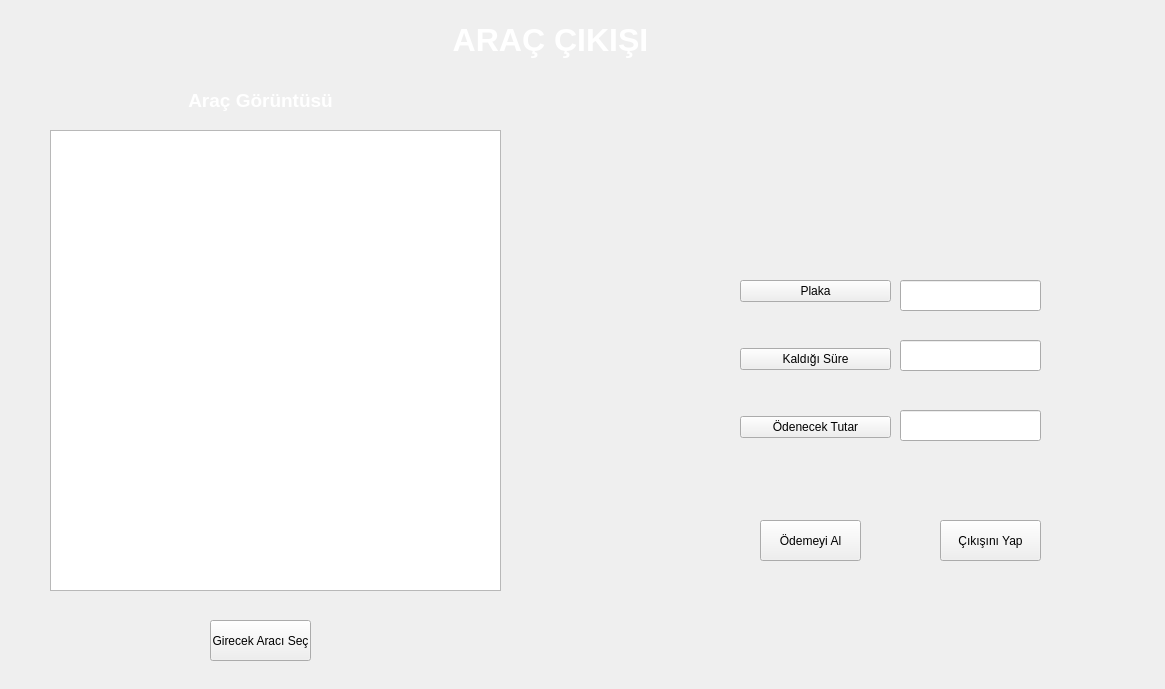
<?xml version="1.0" encoding="UTF-8"?>
<ui version="4.0">
 <class>Form</class>
 <widget class="QWidget" name="Form">
  <property name="geometry">
   <rect>
    <x>0</x>
    <y>0</y>
    <width>1165</width>
    <height>689</height>
   </rect>
  </property>
  <property name="windowTitle">
   <string>Form</string>
  </property>
  <widget class="QLabel" name="label">
   <property name="geometry">
    <rect>
     <x>-30</x>
     <y>-50</y>
     <width>1221</width>
     <height>771</height>
    </rect>
   </property>
   <property name="text">
    <string/>
   </property>
   <property name="pixmap">
    <pixmap>desktop-wallpaper-logo-full-backgrounds-logo-ferrari.jpg</pixmap>
   </property>
   <property name="scaledContents">
    <bool>true</bool>
   </property>
  </widget>
  <widget class="QLineEdit" name="plaka">
   <property name="geometry">
    <rect>
     <x>900</x>
     <y>280</y>
     <width>141</width>
     <height>31</height>
    </rect>
   </property>
  </widget>
  <widget class="QLineEdit" name="odenecektutar">
   <property name="geometry">
    <rect>
     <x>900</x>
     <y>410</y>
     <width>141</width>
     <height>31</height>
    </rect>
   </property>
  </widget>
  <widget class="QPushButton" name="odemeyial">
   <property name="geometry">
    <rect>
     <x>760</x>
     <y>520</y>
     <width>101</width>
     <height>41</height>
    </rect>
   </property>
   <property name="text">
    <string>Ödemeyi Al</string>
   </property>
  </widget>
  <widget class="QPushButton" name="aracsec">
   <property name="geometry">
    <rect>
     <x>210</x>
     <y>620</y>
     <width>101</width>
     <height>41</height>
    </rect>
   </property>
   <property name="text">
    <string>Girecek Aracı Seç</string>
   </property>
  </widget>
  <widget class="QLabel" name="label_2">
   <property name="geometry">
    <rect>
     <x>180</x>
     <y>80</y>
     <width>161</width>
     <height>41</height>
    </rect>
   </property>
   <property name="text">
    <string>&lt;html&gt;&lt;head/&gt;&lt;body&gt;&lt;p align=&quot;center&quot;&gt;&lt;span style=&quot; font-size:14pt; font-weight:600; color:#ffffff;&quot;&gt;Araç Görüntüsü&lt;/span&gt;&lt;/p&gt;&lt;/body&gt;&lt;/html&gt;</string>
   </property>
  </widget>
  <widget class="QGraphicsView" name="aracgoruntu">
   <property name="geometry">
    <rect>
     <x>50</x>
     <y>130</y>
     <width>451</width>
     <height>461</height>
    </rect>
   </property>
  </widget>
  <widget class="QPushButton" name="cikisiniyap">
   <property name="geometry">
    <rect>
     <x>940</x>
     <y>520</y>
     <width>101</width>
     <height>41</height>
    </rect>
   </property>
   <property name="text">
    <string>Çıkışını Yap</string>
   </property>
  </widget>
  <widget class="QLineEdit" name="kaldigisuree">
   <property name="geometry">
    <rect>
     <x>900</x>
     <y>340</y>
     <width>141</width>
     <height>31</height>
    </rect>
   </property>
  </widget>
  <widget class="QLabel" name="label_3">
   <property name="geometry">
    <rect>
     <x>360</x>
     <y>20</y>
     <width>381</width>
     <height>41</height>
    </rect>
   </property>
   <property name="text">
    <string>&lt;html&gt;&lt;head/&gt;&lt;body&gt;&lt;p align=&quot;center&quot;&gt;&lt;span style=&quot; font-size:24pt; font-weight:600; color:#ffffff;&quot;&gt;ARAÇ ÇIKIŞI&lt;/span&gt;&lt;/p&gt;&lt;/body&gt;&lt;/html&gt;</string>
   </property>
  </widget>
  <widget class="QWidget" name="layoutWidget">
   <property name="geometry">
    <rect>
     <x>740</x>
     <y>240</y>
     <width>151</width>
     <height>241</height>
    </rect>
   </property>
   <layout class="QVBoxLayout" name="verticalLayout">
    <item>
     <widget class="QPushButton" name="plakagoster">
      <property name="text">
       <string>Plaka</string>
      </property>
     </widget>
    </item>
    <item>
     <widget class="QPushButton" name="kaldigisure">
      <property name="text">
       <string>Kaldığı Süre</string>
      </property>
     </widget>
    </item>
    <item>
     <widget class="QPushButton" name="odenecektutar_2">
      <property name="text">
       <string>Ödenecek Tutar</string>
      </property>
     </widget>
    </item>
   </layout>
  </widget>
 </widget>
 <resources/>
 <connections/>
</ui>
